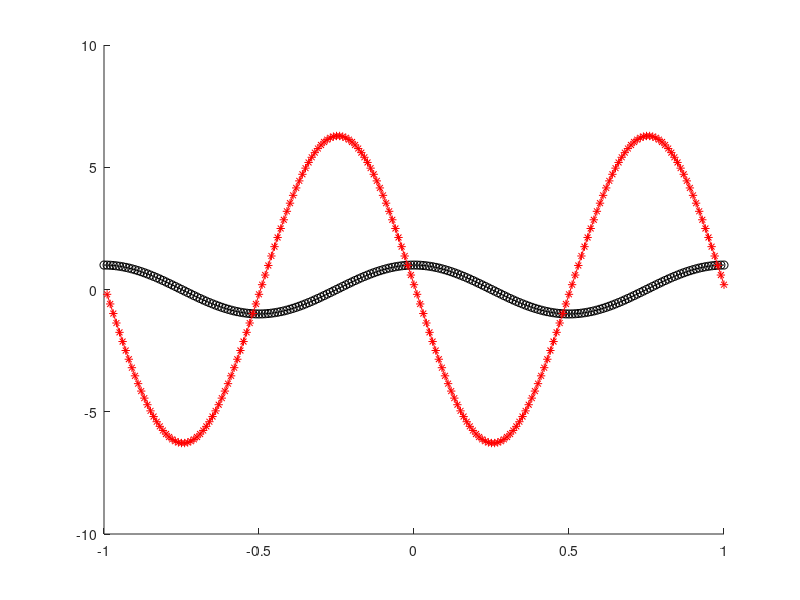

Reproduce this figure in MATLAB.
clear;close;clc;
hold on % Wie im Oszi, Bildspeicher nicht löschen

% Variableninitialsierung
dt=0.01
t=-1:dt:1;
f=1

% Funktionsdefinition
x=cos(2*pi*f*t)
dxdt=(x(2:end)-x(1:end-1))/dt % Numerische Differentation durch VWD

% Zeichnen der Funktionen
plot(t, x, 'k-o')
plot(t(2:end), dxdt, 'r-*')



